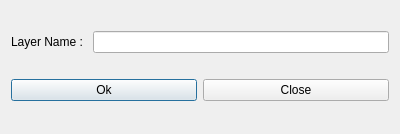
<?xml version="1.0" encoding="UTF-8"?>
<ui version="4.0">
 <class>CAddLayerDialog</class>
 <widget class="QDialog" name="CAddLayerDialog">
  <property name="geometry">
   <rect>
    <x>0</x>
    <y>0</y>
    <width>400</width>
    <height>134</height>
   </rect>
  </property>
  <property name="windowTitle">
   <string>Add Layer Dialog</string>
  </property>
  <layout class="QVBoxLayout" name="verticalLayout">
   <item>
    <layout class="QHBoxLayout" name="horizontalLayout">
     <item>
      <widget class="QLabel" name="label">
       <property name="text">
        <string>Layer Name : </string>
       </property>
      </widget>
     </item>
     <item>
      <widget class="QLineEdit" name="lineEdit"/>
     </item>
    </layout>
   </item>
   <item>
    <layout class="QHBoxLayout" name="horizontalLayout_2">
     <item>
      <widget class="QPushButton" name="ok_btn">
       <property name="text">
        <string>Ok</string>
       </property>
      </widget>
     </item>
     <item>
      <widget class="QPushButton" name="close_btn">
       <property name="text">
        <string>Close</string>
       </property>
      </widget>
     </item>
    </layout>
   </item>
  </layout>
 </widget>
 <resources/>
 <connections/>
</ui>
